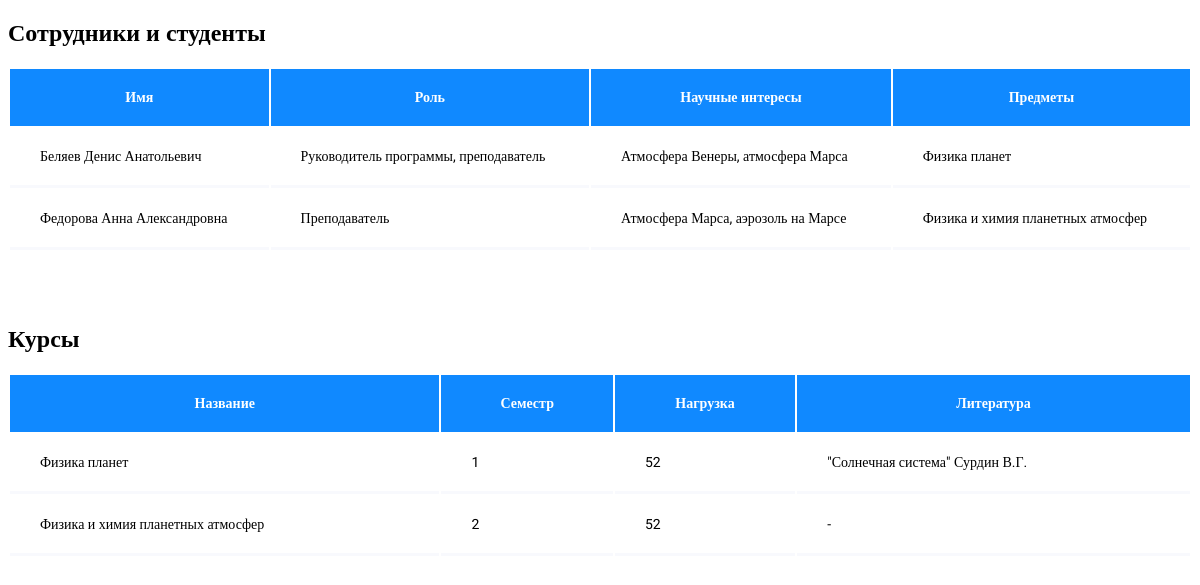
/persons-and-courses/, run on the app's committed database.
### persons_and_courses/models.py (models this page shows)
class Person(models.Model):
    full_name = models.CharField(max_length=200)
    category = models.CharField(max_length=50)
    research_field = models.TextField(max_length=1000)
    course = models.ForeignKey(Course, on_delete=models.CASCADE)

class Course(models.Model):
    name = models.CharField(max_length=100)
    semester = models.IntegerField()
    hours = models.CharField(max_length=100)
    books = models.TextField(max_length=1000)
    def __str__(self):
        return self.name

### persons_and_courses/views.py (the view)
# urls.py: path('', views.index, name='index'),
def index(request):
    persons = Person.objects.all()
    courses = Course.objects.all()
    template = loader.get_template('persons_and_courses/index.html')
    context = {
        'persons': persons,
        'courses': courses
    }
    return HttpResponse(template.render(context, request))

### persons_and_courses/templates/persons_and_courses/index.html (shortened to what this page needs)
<!DOCTYPE html>
<html>
<head>
</head>
<body>
<h2>Сотрудники и студенты</h2>
<table style="width:100%">
  <tr>
    <th>Имя</th>
    <th>Роль</th>
    <th>Научные интересы</th>
    <th>Предметы</th>
  </tr>
  {% for p in persons %}
    <tr>
      <td>{{p.full_name}}</td>
      <td>{{p.category}}</td>
      <td>{{p.research_field}}</td>
      <td>{{p.course}}</td>
    </tr>
  {% endfor %}
</table>
<br><br><br>
<h2>Курсы</h2>
<table style="width:100%">
  <tr>
    <th>Название</th>
    <th>Семестр</th>
    <th>Нагрузка</th>
    <th>Литература</th>
  </tr>
  {% for c in courses %}
    <tr>
      <td>{{c.name}}</td>
      <td>{{c.semester}}</td>
      <td>{{c.hours}}</td>
      <td>{{c.books}}</td>
    </tr>
  {% endfor %}
</table>

### persons_and_courses/templates/persons_and_courses/index.html (style rules this page uses)
table { min-width: 1000px !important; width: 100%; background: #fff; font-family: 'Roboto'; }
th { background: #1089ff; border: none; padding: 20px 30px; font-size: 14px; color: #fff; }
tr { margin-bottom: 10px; }
td { border: none; padding: 20px 30px; border-bottom: 3px solid #f8f9fd; font-size: 14px; }

### data on the page
Person: full_name "Беляев Денис Анатольевич", category "Руководитель программы, преподаватель", research_field "Атмосфера Венеры, атмосфера Марса", course "Физика планет"
Person: full_name "Федорова Анна Александровна", category "Преподаватель", research_field "Атмосфера Марса, аэрозоль на Марсе", course "Физика и химия планетных атмосфер"
Course: name "Физика планет", semester "1", hours "52", books "\"Солнечная система\" Сурдин В.Г."
Course: name "Физика и химия планетных атмосфер", semester "2", hours "52", books "-"
